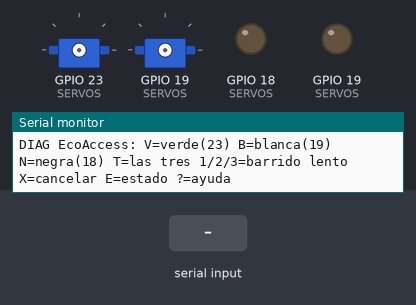
Recording of a sketch running on a simulated ESP32. Shown: 2 × servo, output pins drawn as LEDs (lit = HIGH), the last lines printed to the serial monitor. Inputs (shaded band) come from the test bench. Servo pulses on a pin are drawn as a servo (544–2400 µs = 0–180°).

Above: at 1.5 s.
1.6 s: "1" received over Serial
At 3.7 s:
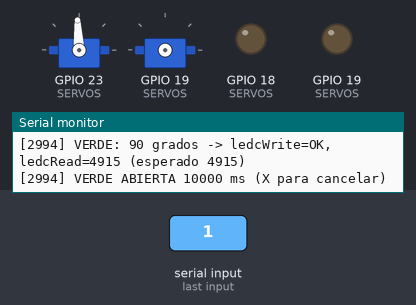
4.6 s: "X" received over Serial
At 6.1 s:
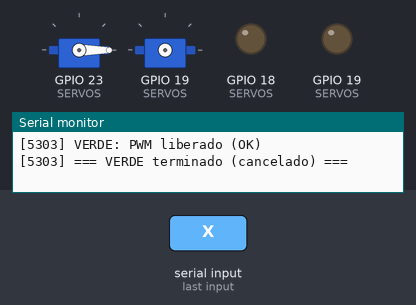
6.8 s: "B" received over Serial
At 8.6 s:
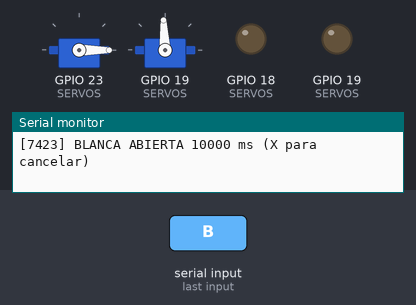
Timing chart, 0 to 18.9 s (numbered marks = the images above; inputs shaded):
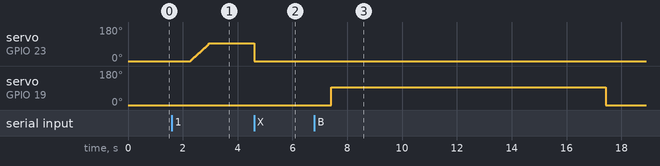

Measured:
- after the input at 1.6 s, servo on GPIO 23 (SERVOS): moves from 0° to 93° over 0.69 s, starting after 0.66 s
- after the input at 4.6 s, servo on GPIO 23 (SERVOS): 93° → 0° at once
- after the input at 6.8 s, servo on GPIO 19 (SERVOS): 0° → 93° after 0.62 s, → 0° 10.0 s later

The sketch:

DiagnosticoTresCanecas.ino
```cpp
// EcoAccess P3 · DIAGNÓSTICO TEMPORAL de los tres servos de la estación (no es el firmware de producción).
// Sin HMAC, sin Oracle, sin red: solo para aislar señal, alimentación y mecánica. Al terminar se vuelve a cargar
// hardware/estacion_tres_canecas. No mueve nada al encender.
//
// Monitor serie a 115200 baudios. Comandos (una letra + Enter):
//   V / B / N  abre 90° la verde (GPIO 23) / blanca (GPIO 19) / negra (GPIO 18) durante 10 s y la cierra a 0°
//   T          las tres, una después de otra
//   1 / 2 / 3  igual que V / B / N pero en barrido lento (pide menos corriente de golpe: separa alimentación de señal)
//   X          cancela: cierra de inmediato la que esté abierta
//   E          estado: pines, canales PWM conectados y motivo del último reinicio
//   ?          ayuda
// Tras cada prueba se suelta el PWM (ledcDetach): ningún servo queda consumiendo corriente en reposo.
#include <Arduino.h>
#include <esp_system.h>

struct Servo1 { const char* nombre; char letra; int pin; int cerrado; int abierto; };
static const Servo1 SERVOS[] = {
  {"VERDE",  'V', 23, 0, 90},
  {"BLANCA", 'B', 19, 0, 90},
  {"NEGRA",  'N', 18, 0, 90},
};
static const unsigned long ABIERTO_MS = 10000;
static const int FRECUENCIA = 50, RESOLUCION = 16;
static bool conectado[3] = {false, false, false};
static bool cancelado = false;

static uint32_t duty(int angulo) {               // mismo mapeo que el firmware oficial: 0°=500 µs, 180°=2500 µs
  int pulso = map(angulo, 0, 180, 500, 2500);
  return (uint32_t)((uint64_t)pulso * 65535 / 20000);
}
static const char* motivoReinicio() {
  switch (esp_reset_reason()) {
    case ESP_RST_POWERON: return "ENCENDIDO";
    case ESP_RST_BROWNOUT: return "BROWNOUT (cayo el voltaje: alimentacion insuficiente)";
    case ESP_RST_SW: return "SOFTWARE";
    case ESP_RST_PANIC: return "PANICO/EXCEPCION";
    case ESP_RST_INT_WDT: case ESP_RST_TASK_WDT: case ESP_RST_WDT: return "WATCHDOG";
    case ESP_RST_EXT: return "EXTERNO (boton EN o DTR)";
    default: return "OTRO";
  }
}
static void ayuda() {
  Serial.println(F("DIAG EcoAccess: V=verde(23) B=blanca(19) N=negra(18) T=las tres 1/2/3=barrido lento X=cancelar E=estado ?=ayuda"));
}
static bool conectar(int i) {
  if (conectado[i]) return true;
  conectado[i] = ledcAttach(SERVOS[i].pin, FRECUENCIA, RESOLUCION);
  Serial.printf("[%lu] %s: ledcAttach(GPIO %d, %d Hz, %d bits) = %s\n", millis(), SERVOS[i].nombre, SERVOS[i].pin,
                FRECUENCIA, RESOLUCION, conectado[i] ? "OK" : "ERROR");
  return conectado[i];
}
static void soltar(int i) {
  if (!conectado[i]) return;
  bool ok = ledcDetach(SERVOS[i].pin);
  conectado[i] = false;
  pinMode(SERVOS[i].pin, OUTPUT); digitalWrite(SERVOS[i].pin, LOW);  // linea de senal en bajo, sin pulsos
  Serial.printf("[%lu] %s: PWM liberado (%s)\n", millis(), SERVOS[i].nombre, ok ? "OK" : "ERROR");
}
static bool escribir(int i, int angulo) {
  bool ok = ledcWrite(SERVOS[i].pin, duty(angulo));
  Serial.printf("[%lu] %s: %d grados -> ledcWrite=%s, ledcRead=%lu (esperado %lu)\n", millis(), SERVOS[i].nombre, angulo,
                ok ? "OK" : "ERROR", (unsigned long)ledcRead(SERVOS[i].pin), (unsigned long)duty(angulo));
  return ok;
}
// Espera revisando el puerto: X cancela.
static void esperar(unsigned long ms) {
  unsigned long inicio = millis();
  while (millis() - inicio < ms) {
    while (Serial.available()) { char c = toupper(Serial.read()); if (c == 'X') { cancelado = true; Serial.println(F("CANCELADO: cerrando")); } }
    if (cancelado) return;
    delay(10);
  }
}
static void probar(int i, bool lento) {
  cancelado = false;
  const Servo1& s = SERVOS[i];
  Serial.printf("[%lu] === %s (GPIO %d) %s ===\n", millis(), s.nombre, s.pin, lento ? "barrido lento" : "movimiento directo");
  if (!conectar(i)) { Serial.println(F("FALLO: no se pudo conectar PWM a ese pin")); return; }
  escribir(i, s.cerrado); esperar(600);
  if (!cancelado) {
    if (lento) { for (int a = s.cerrado; a <= s.abierto && !cancelado; a += 5) { ledcWrite(s.pin, duty(a)); esperar(40); } escribir(i, s.abierto); }
    else escribir(i, s.abierto);
    Serial.printf("[%lu] %s ABIERTA %lu ms (X para cancelar)\n", millis(), s.nombre, ABIERTO_MS);
    esperar(ABIERTO_MS);
  }
  if (lento && !cancelado) { for (int a = s.abierto; a >= s.cerrado; a -= 5) { ledcWrite(s.pin, duty(a)); delay(40); } }
  escribir(i, s.cerrado);
  delay(700);  // dar tiempo a llegar a 0 grados antes de soltar
  soltar(i);
  Serial.printf("[%lu] === %s terminado%s ===\n", millis(), s.nombre, cancelado ? " (cancelado)" : "");
}
static void estado() {
  Serial.printf("Reinicio: %s | libre heap %u\n", motivoReinicio(), (unsigned)ESP.getFreeHeap());
  for (int i = 0; i < 3; i++) Serial.printf("  %s GPIO %d PWM %s\n", SERVOS[i].nombre, SERVOS[i].pin, conectado[i] ? "conectado" : "libre");
}
void setup() {
  Serial.begin(115200);
  delay(300);
  for (int i = 0; i < 3; i++) { pinMode(SERVOS[i].pin, OUTPUT); digitalWrite(SERVOS[i].pin, LOW); }
  Serial.println();
  Serial.println(F("DIAG-ECOACCESS-TRES-CANECAS v1 (temporal, no es el firmware oficial)"));
  Serial.printf("Motivo del ultimo reinicio: %s\n", motivoReinicio());
  ayuda();
}
void loop() {
  if (!Serial.available()) { delay(5); return; }
  char c = toupper(Serial.read());
  switch (c) {
    case 'V': probar(0, false); break;
    case 'B': probar(1, false); break;
    case 'N': probar(2, false); break;
    case '1': probar(0, true); break;
    case '2': probar(1, true); break;
    case '3': probar(2, true); break;
    case 'T': for (int i = 0; i < 3 && !cancelado; i++) { probar(i, false); if (!cancelado) delay(1000); } cancelado = false; break;
    case 'E': estado(); break;
    case '?': ayuda(); break;
    case 'X': Serial.println(F("Nada en curso.")); break;
    default: break;
  }
}
```
